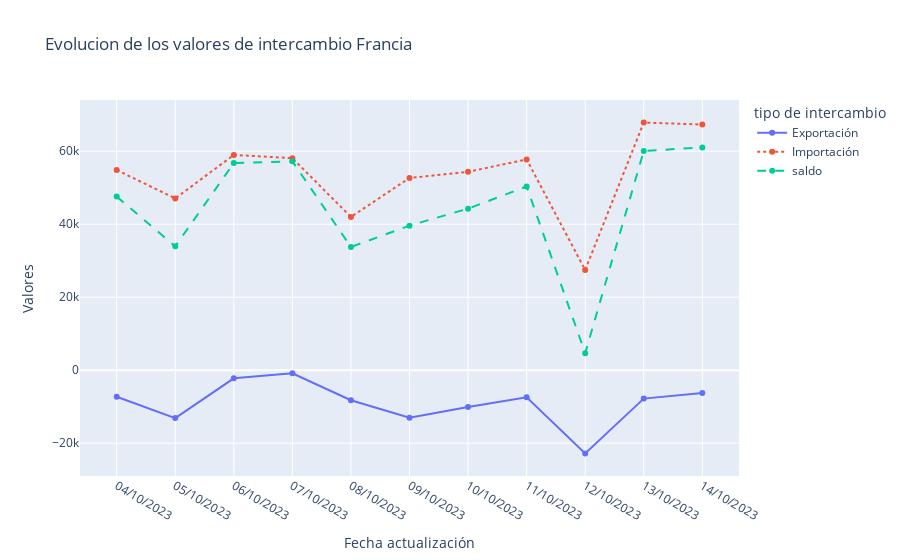

The code cell stored with this chart in its notebook:
### Code cell
fig = px.line(df_intercambio[df_intercambio['nombre'] == 'Francia'], x = 'Fecha actualización', y = 'Valores', color= 'tipo de intercambio',
              line_group='tipo de intercambio',
              title= 'Evolucion de los valores de intercambio Francia',
              line_dash='tipo de intercambio',
              markers= True)

fig.show()

### Figure 1 — Plotly figure (JSON) as saved in the notebook; plotly's stock layout.template omitted (floating-point values rounded to 4 significant figures)
{"data": [{"hovertemplate": "tipo de intercambio=Exportación<br>Fecha actualización=%{x}<br>Valores=%{y}<extra></extra>", "legendgroup": "Exportación", "line": {"color": "#636efa", "dash": "solid"}, "marker": {"symbol": "circle"}, "mode": "lines+markers", "name": "Exportación", "orientation": "v", "showlegend": true, "type": "scatter", "x": ["04/10/2023", "05/10/2023", "06/10/2023", "07/10/2023", "08/10/2023", "09/10/2023", "10/10/2023", "11/10/2023", "12/10/2023", "13/10/2023", "14/10/2023"], "xaxis": "x", "y": [-7282.0, -13130.0, -2227.0, -854, -8227.0, -13050.0, -10110.0, -7428.0, -22820.0, -7791, -6257.0], "yaxis": "y"}, {"hovertemplate": "tipo de intercambio=Importación<br>Fecha actualización=%{x}<br>Valores=%{y}<extra></extra>", "legendgroup": "Importación", "line": {"color": "#EF553B", "dash": "dot"}, "marker": {"symbol": "circle"}, "mode": "lines+markers", "name": "Importación", "orientation": "v", "showlegend": true, "type": "scatter", "x": ["04/10/2023", "05/10/2023", "06/10/2023", "07/10/2023", "08/10/2023", "09/10/2023", "10/10/2023", "11/10/2023", "12/10/2023", "13/10/2023", "14/10/2023"], "xaxis": "x", "y": [54840.0, 47070.0, 58980.0, 58090.0, 41993, 52660.0, 54360.0, 57750.0, 27460.0, 67860.0, 67310.0], "yaxis": "y"}, {"hovertemplate": "tipo de intercambio=saldo<br>Fecha actualización=%{x}<br>Valores=%{y}<extra></extra>", "legendgroup": "saldo", "line": {"color": "#00cc96", "dash": "dash"}, "marker": {"symbol": "circle"}, "mode": "lines+markers", "name": "saldo", "orientation": "v", "showlegend": true, "type": "scatter", "x": ["04/10/2023", "05/10/2023", "06/10/2023", "07/10/2023", "08/10/2023", "09/10/2023", "10/10/2023", "11/10/2023", "12/10/2023", "13/10/2023", "14/10/2023"], "xaxis": "x", "y": [47560.0, 33940.0, 56760.0, 57240.0, 33770.0, 39610.0, 44250.0, 50330.0, 4640, 60060.0, 61050.0], "yaxis": "y"}], "layout": {"legend": {"title": {"text": "tipo de intercambio"}, "tracegroupgap": 0}, "title": {"text": "Evolucion de los valores de intercambio Francia"}, "xaxis": {"anchor": "y", "domain": [0, 1], "title": {"text": "Fecha actualización"}}, "yaxis": {"anchor": "x", "domain": [0, 1], "title": {"text": "Valores"}}}}
